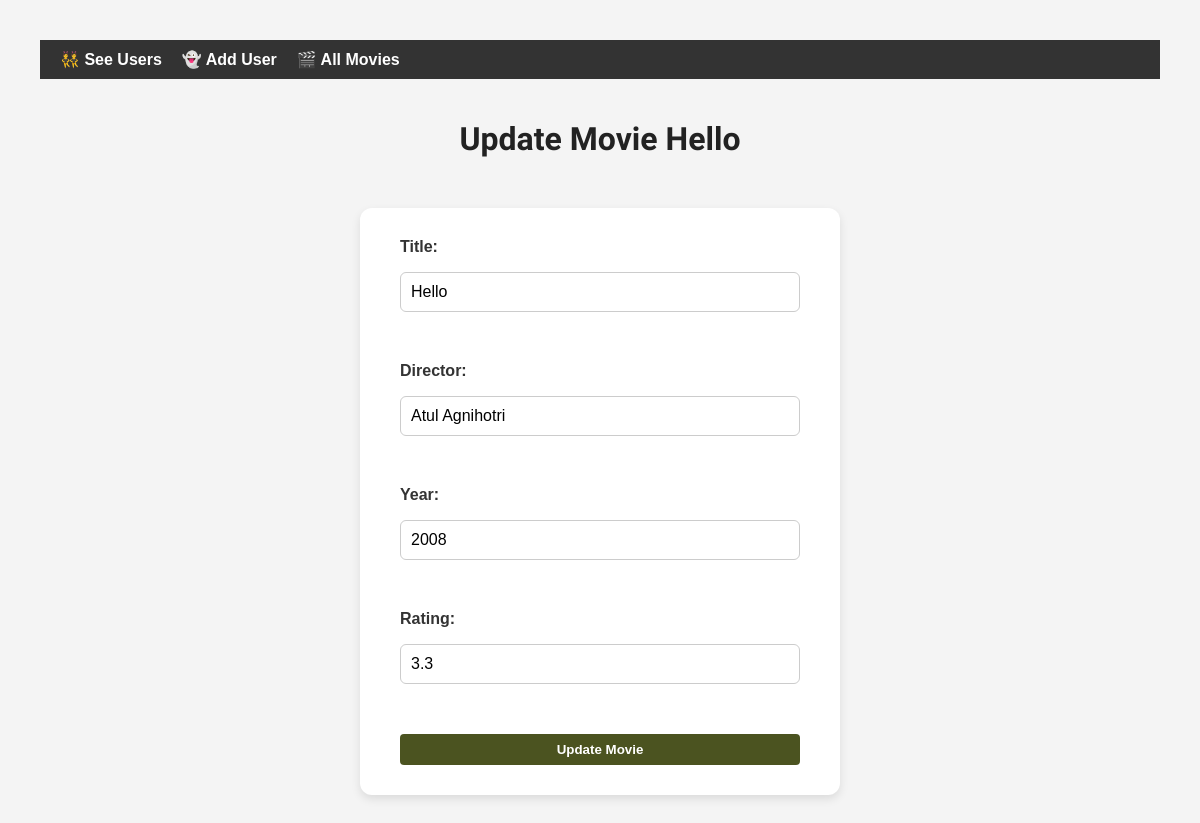
Screenshot of /users/1/update_movie/1 with the database file from the repository.
### models.py (models this page shows)
class Movie(db.Model):
    __tablename__ = 'movies'
    movie_id = db.Column(db.Integer, primary_key=True)
    movie_name = db.Column(db.String)
    movie_director = db.Column(db.String)
    movie_year = db.Column(db.Integer)
    movie_rating = db.Column(db.Float)
    poster_url = db.Column(db.String)
    imdb_url = db.Column(db.String)
    user_id = db.Column(db.Integer, db.ForeignKey('users.user_id'))
    reviews = db.relationship('Review', backref='movie', cascade="all, delete-orphan")

### app.py (the view, shortened to what this page needs)
@app.route('/users/<user_id>/update_movie/<movie_id>', methods=["GET", "POST"])
def update_movie(user_id, movie_id):
    movie = data_manager.get_movie(movie_id)
    if  not movie:
        flash("Movie is not in the database yet")
        return redirect(url_for('list_user_movies', user_id=user_id))
    return render_template("update_movie.html", movie=movie, user_id=user_id)

### datamanager.py (called while the page is built)
    def get_movie(self, movie_id):
        return Movie.query.get(movie_id)

### templates/update_movie.html (shortened to what this page needs)
{% extends "base.html" %}
{% block content %}
    <h1>Update Movie {{ movie.movie_name }}</h1>
    <div class="center">
    <form method="POST" class="form-card">
        <label>Title:</label>
        <input type="text" name="name" value="{{ movie.movie_name }}"><br>
        <label>Director:</label>
        <input type="text" name="director" value="{{ movie.movie_director }}"><br>
        <label>Year:</label>
        <input type="number" name="year" value="{{ movie.movie_year }}"><br>
        <label>Rating:</label>
        <input type="number" name="rating" step="0.1" value="{{ movie.movie_rating }}"><br>
        <button type="submit" class="btn update">Update Movie</button>
    </form>
        </div>
{% endblock %}

### static/style.css (style rules this page uses)
body { font-family: Arial, sans-serif; margin: 40px; background-color: #f4f4f4; color: #333; }
h1 { font-family: 'Rowdies', sans-serif; text-align: center; color: #222; }
.btn { padding: 8px 12px; border: none; border-radius: 4px; cursor: pointer; font-weight: bold; transition: all 0.2s ease; }
.btn.update { background-color: #4B5320; color: white; }
.form-card { background-color: #fff; padding: 30px 40px; border-radius: 12px; box-shadow: 0 4px 10px rgba(0, 0, 0, 0.1); width: 100%; max-width: 400px; display: flex; flex-direction: column; gap: 16px; }
.form-card label { font-weight: bold; font-size: 1rem; }
.form-card input { padding: 10px; font-size: 1rem; border-radius: 6px; border: 1px solid #ccc; }
.center { display: flex; justify-content: center; margin-top: 50px }

### rows the page displays
Movie: movie_name "Hello", name "Hello", director "Atul Agnihotri", year "2008", rating "3.3"
